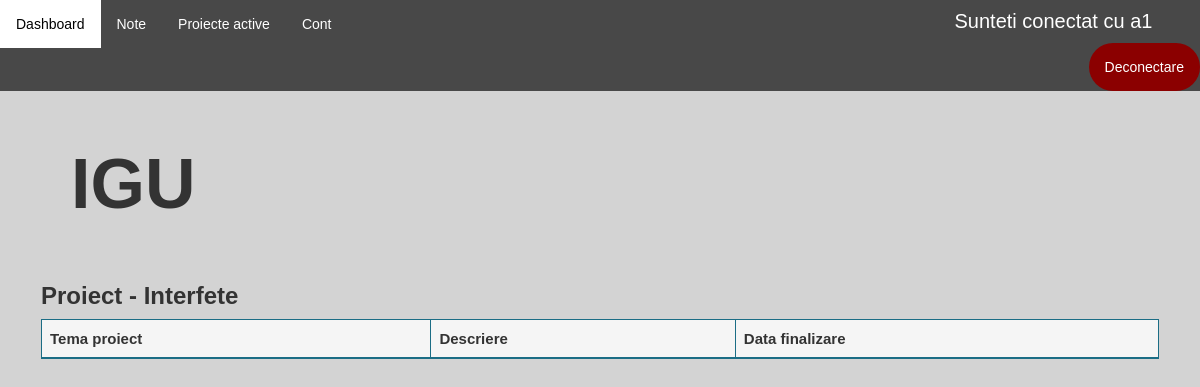
/disciplina-student/21/ (signed in), run on an earlier commit of the app's database.
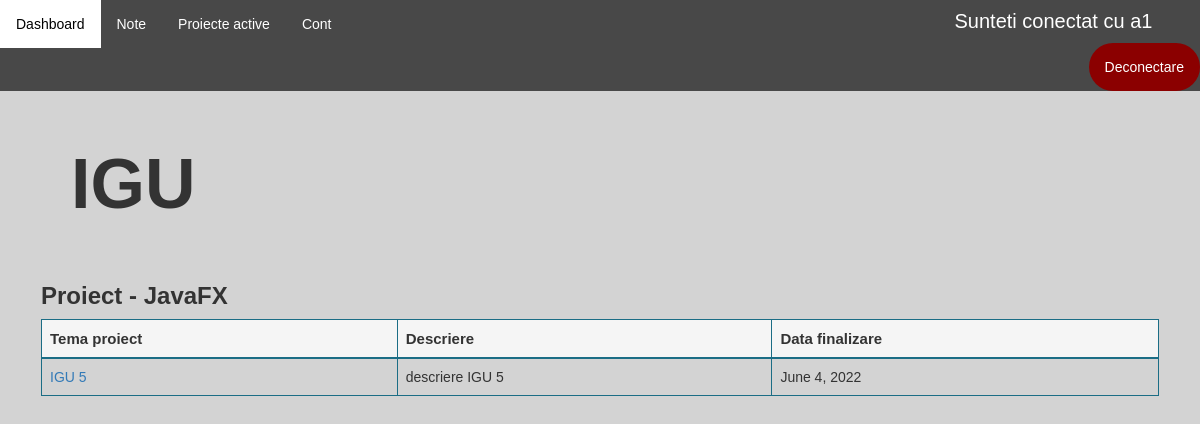
And on a later commit of the database.
### application/models.py (models this page shows)
class Proiect(models.Model):
    id = models.AutoField(primary_key=True)
    nume = models.CharField(max_length=100, unique=False)
    data_inregistrare = models.DateField(auto_now_add=True)
    data_intermediara = models.DateField(default=None)
    data_finalizare = models.DateField()
    profesor = models.ForeignKey(Profesor, on_delete=models.CASCADE)
    disciplina = models.ForeignKey(Disciplina, on_delete=models.CASCADE, null=True)
    document = models.CharField(max_length=100, null=True)
    nr_persoane = models.IntegerField(null=True)
    cale = models.CharField(max_length=100, default=None)

class Tema(models.Model):
    id = models.AutoField(primary_key=True)
    nume = models.CharField(max_length=100, unique=False)
    descriere = models.CharField(max_length=500, null=True)
    proiect = models.ForeignKey(Proiect, on_delete=models.CASCADE, unique=False)

### application/decorators.py (the view)
        def wrapper_func(request, *args, **kwargs):
            user_groups = list()
            for group in request.user.groups.all():
                user_groups.append(group.name)
            if allowed_roles[0] in user_groups:
                return view_func(request, *args, **kwargs)
            else:
                return redirect('dashboard')

### application/functions.py (called while the page is built)
def get_user_info(request):
    user = request.user
    user_groups = [group.name for group in user.groups.all()]
    if 'admin' in user_groups:
        user_type = 'admin'
    elif 'studenti' in user_groups:
        user_type = 'student'
    elif 'secretariat' in user_groups:
        user_type = 'secretar'
    else:
        user_type = 'profesor'
    out = {'user': user,
           'user_groups': user_groups,
           'user_type': user_type
           }
    return out

def create_context(request=None, extract_user_info=True):
    if extract_user_info and not request:
        raise ValueError("request must be set if extract_user_info is True")
    out = {}
    if extract_user_info:
        out.update(get_user_info(request))
    return out

### application/templates/application/student/disciplinaStudent.html (shortened to what this page needs)
{% extends 'application/dashboard.html' %}
{% load static %}
{% block note_student %}
    <li><a href="{% url 'note' disciplina.id %}">Note</a>
{% endblock %}
{% block article %}
        <h1 style="font-size: 70px; padding: 30px"><b>{{ disciplina.nume }}</b></h1><br>
        <div class="table-wrapper-scroll-y custom-scrollbar" style="margin-top:-20px;">
        {% for proiect in proiecte %}
            <table class="table table-bordered" id="myTable" style="border-color: #1b6d85">
                <h3><b>Proiect - {{ proiect.nume }}</b></h3>
                <thead style="background-color: whitesmoke; border-color: #1b6d85; font-size: 15px">
                <tr  style="border-color: #1b6d85">
                    <th  style="border-color: #1b6d85">Tema proiect</th>
                    <th  style="border-color: #1b6d85">Descriere</th>
                    <th  style="border-color: #1b6d85">Data finalizare</th>
                </tr>
                </thead>
                <tbody>
                {% for tema in teme_student %}
                    {% if tema.proiect == proiect %}
                    <tr class="tr">
                        <td  style="border-color: #1b6d85"><a href="{% url 'temaStudent' tema.id %}"> {{ tema.nume }}</a></td>
                        <td  style="border-color: #1b6d85">{{ tema.descriere }}</td>
                        <td  style="border-color: #1b6d85">{{ proiect.data_finalizare }}</td>
                    </tr>
                    {% endif %}
                {% endfor %}
                </tbody>
            </table>
        {% endfor %}
        </div>
{% endblock %}

### application/templates/application/main_layout_application.html (shortened to what this page needs)
{% extends 'main_layout.html' %}
{% load static %}
{% block header %}
    <link rel="stylesheet" href="{% static 'application/css/main_layout_application.css' %}">
        <ul class="topnav">
            <li><a href="{% url 'dashboard' %}">Dashboard</a></li>
                {% block pages %}
                {% endblock %}
            <li><a href="{% url 'account' %}">Cont</a>
            <li style="padding: 7px; color: white; font-size: 20px; margin-left: 600px">Sunteti conectat cu {{ request.user.username }}</li>
            <li class="right"><a class="logout" href="{% url 'logout' %}">Deconectare</a></li>
        </ul>
{% endblock %}

What changed in the data, as far as the page shows it:
removed Proiect: nume "Interfete"
added Proiect: nume "JavaFX", data_finalizare "June 4, 2022"
added Tema: nume "IGU 5", descriere "descriere IGU 5"
